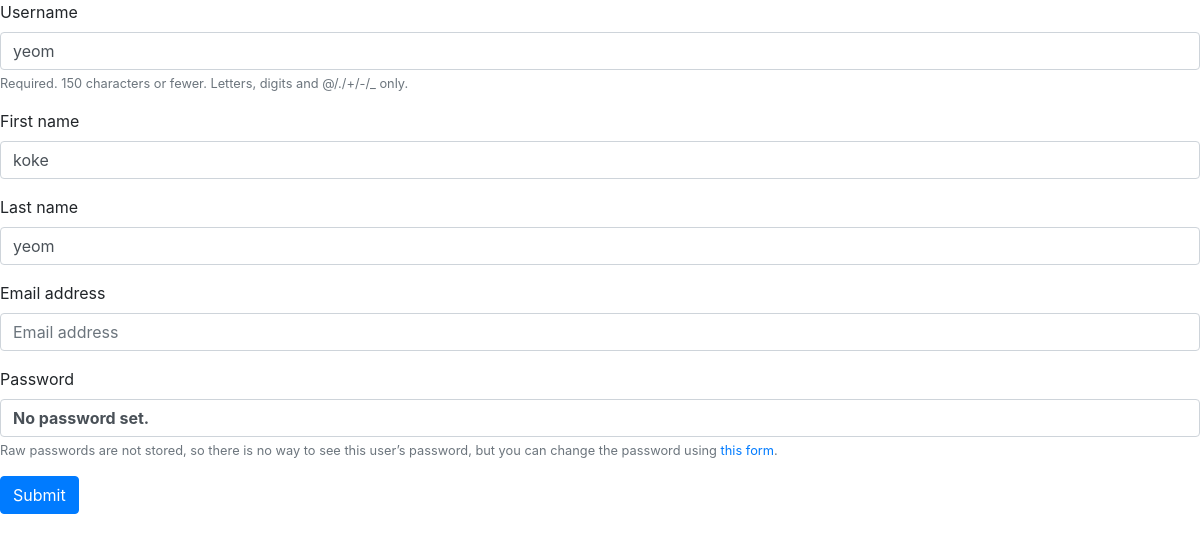
/accounts/update/ (signed in), run on an earlier commit of the app's database.
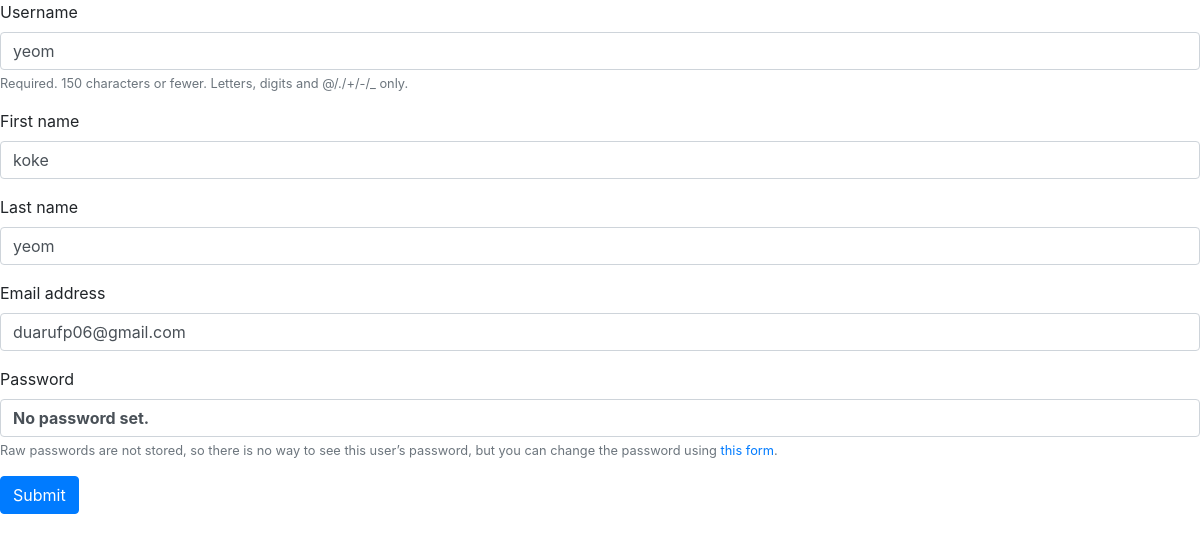
And on a later commit of the database.
### accounts/models.py (models this page shows)
class User(AbstractUser):
    followers = models.ManyToManyField(settings.AUTH_USER_MODEL, related_name='followings', blank=True)

### accounts/views.py (the view)
# urls.py: path('update/', views.update, name='update'),
@login_required
def update(request):
    if request.method == 'POST':
        form = CustomUserChangeForm(request.POST, instance=request.user)
        if form.is_valid():
            form.save()
            return redirect('articles:index')
    else:
        form = CustomUserChangeForm(instance=request.user)
    context = {
        'form': form,
    }
    return render(request, 'accounts/form.html', context)

### accounts/forms.py
class CustomUserChangeForm(UserChangeForm):
    class Meta:
        model = get_user_model()    # User return
        fields = ('username', 'first_name', 'last_name', 'email')

### accounts/templates/accounts/form.html (shortened to what this page needs)
{% extends 'accounts/base.html' %}
{% load bootstrap4 %}
{% block body %}
<form role="form" action="" method="POST">
  {% bootstrap_form form %}
  {% buttons %}
  <button type="submit" class="btn btn-primary">Submit</button>
  {% endbuttons %}
</form>
{% endblock %}

What changed in the data, as far as the page shows it:
changed User "yeom": email (not shown) → "duarufp06@gmail.com"
